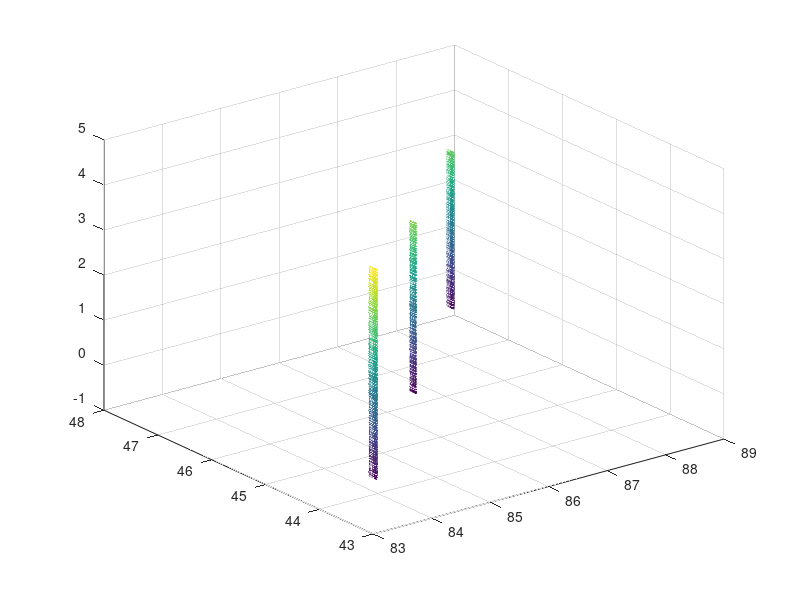

This chart was generated by the following MATLAB code:
% 3D Plot of the Milky Way

clear all; close all;

% A = xlsread('milkyway.xlsx');
A = csvread('mws_837a.csv');
B = csvread('mws_862a.csv');
C = csvread('mws_885a.csv');

xa(1:length(A),1) = 83.7;
ya = A(:,3);
za = A(:,4);
xb(1:length(B),1) = 86.2;
yb = B(:,3);
zb = B(:,4);
xc(1:length(C),1) = 88.5;
yc = C(:,3);
zc = C(:,4);

xx = [xa;xb;xc];
yy = [ya;yb;yc];
zz = [za;zb;zc];

[XX,YY] = meshgrid(xx,yy);
mesh(XX,YY,meshgrid(zz));
shading interp


%% Part 2

xa(1:length(A)) = 83.7;
ya = A(:,3);
za = A(:,4);

[XA,YA] = meshgrid(xa,ya);
mesh(XA,YA,meshgrid(za));
hold on

xb(1:length(B)) = 86.2;
yb = B(:,3);
zb = B(:,4);

[XB,YB] = meshgrid(xb,yb);
mesh(XB,YB,meshgrid(zb));

xc(1:length(C)) = 88.5;
yc = C(:,3);
zc = C(:,4);

[XC,YC] = meshgrid(xc,yc);
mesh(XC,YC,meshgrid(zc));

shading interp
